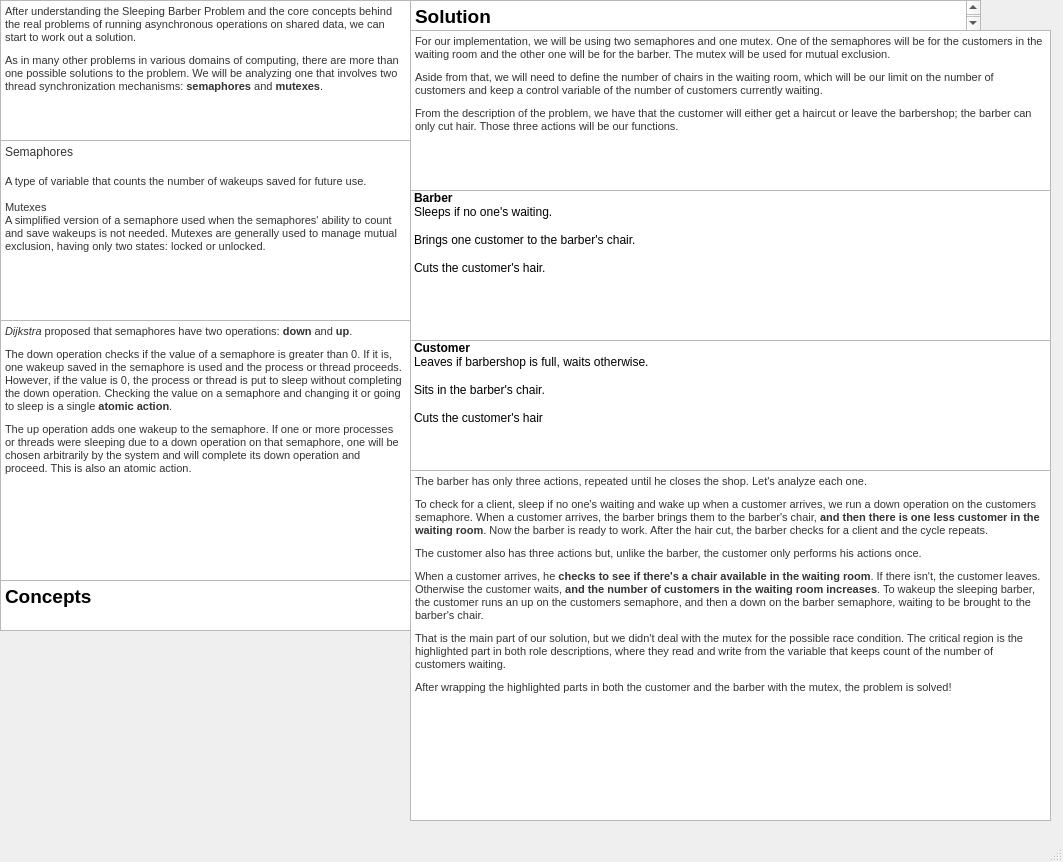
<?xml version="1.0" encoding="UTF-8"?>
<ui version="4.0">
 <class>MainWindow</class>
 <widget class="QMainWindow" name="MainWindow">
  <property name="geometry">
   <rect>
    <x>0</x>
    <y>0</y>
    <width>1063</width>
    <height>862</height>
   </rect>
  </property>
  <property name="windowTitle">
   <string>MainWindow</string>
  </property>
  <widget class="QWidget" name="centralwidget">
   <widget class="QTextBrowser" name="textBrowser">
    <property name="geometry">
     <rect>
      <x>0</x>
      <y>0</y>
      <width>411</width>
      <height>141</height>
     </rect>
    </property>
    <property name="html">
     <string>&lt;!DOCTYPE HTML PUBLIC &quot;-//W3C//DTD HTML 4.0//EN&quot; &quot;http://www.w3.org/TR/REC-html40/strict.dtd&quot;&gt;
&lt;html&gt;&lt;head&gt;&lt;meta name=&quot;qrichtext&quot; content=&quot;1&quot; /&gt;&lt;style type=&quot;text/css&quot;&gt;
p, li { white-space: pre-wrap; }
&lt;/style&gt;&lt;/head&gt;&lt;body style=&quot; font-family:'MS Shell Dlg 2'; font-size:7.8pt; font-weight:400; font-style:normal;&quot;&gt;
&lt;p style=&quot; margin-top:0px; margin-bottom:10px; margin-left:0px; margin-right:0px; -qt-block-indent:0; text-indent:0px; background-color:#ffffff;&quot;&gt;&lt;span style=&quot; font-family:'Helvetica Neue','Helvetica','Arial','sans-serif'; font-size:8pt; color:#333333; background-color:#ffffff;&quot;&gt;After understanding the Sleeping Barber Problem and the core concepts behind the real problems of running asynchronous operations on shared data, we can start to work out a solution.&lt;/span&gt;&lt;/p&gt;
&lt;p style=&quot; margin-top:0px; margin-bottom:10px; margin-left:0px; margin-right:0px; -qt-block-indent:0; text-indent:0px; background-color:#ffffff;&quot;&gt;&lt;span style=&quot; font-family:'Helvetica Neue','Helvetica','Arial','sans-serif'; font-size:8pt; color:#333333; background-color:#ffffff;&quot;&gt;As in many other problems in various domains of computing, there are more than one possible solutions to the problem. We will be analyzing one that involves two thread synchronization mechanisms:&lt;/span&gt;&lt;span style=&quot; font-family:'Helvetica Neue','Helvetica','Arial','sans-serif'; font-size:8pt; color:#333333;&quot;&gt; &lt;/span&gt;&lt;span style=&quot; font-family:'Helvetica Neue','Helvetica','Arial','sans-serif'; font-size:8pt; font-weight:696; color:#333333;&quot;&gt;semaphores&lt;/span&gt;&lt;span style=&quot; font-family:'Helvetica Neue','Helvetica','Arial','sans-serif'; font-size:8pt; color:#333333;&quot;&gt; and &lt;/span&gt;&lt;span style=&quot; font-family:'Helvetica Neue','Helvetica','Arial','sans-serif'; font-size:8pt; font-weight:696; color:#333333;&quot;&gt;mutexes&lt;/span&gt;&lt;span style=&quot; font-family:'Helvetica Neue','Helvetica','Arial','sans-serif'; font-size:8pt; color:#333333;&quot;&gt;.&lt;/span&gt;&lt;/p&gt;&lt;/body&gt;&lt;/html&gt;</string>
    </property>
   </widget>
   <widget class="QTextBrowser" name="textBrowser_2">
    <property name="geometry">
     <rect>
      <x>0</x>
      <y>140</y>
      <width>411</width>
      <height>181</height>
     </rect>
    </property>
    <property name="html">
     <string>&lt;!DOCTYPE HTML PUBLIC &quot;-//W3C//DTD HTML 4.0//EN&quot; &quot;http://www.w3.org/TR/REC-html40/strict.dtd&quot;&gt;
&lt;html&gt;&lt;head&gt;&lt;meta name=&quot;qrichtext&quot; content=&quot;1&quot; /&gt;&lt;style type=&quot;text/css&quot;&gt;
p, li { white-space: pre-wrap; }
&lt;/style&gt;&lt;/head&gt;&lt;body style=&quot; font-family:'MS Shell Dlg 2'; font-size:7.8pt; font-weight:400; font-style:normal;&quot;&gt;
&lt;h4 style=&quot; margin-top:0px; margin-bottom:15px; margin-left:0px; margin-right:0px; -qt-block-indent:0; text-indent:0px; line-height:110%; background-color:#ffffff;&quot;&gt;&lt;span style=&quot; font-family:'Helvetica Neue','Helvetica','Arial','sans-serif'; font-size:8pt; font-weight:496; color:#333333; background-color:#ffffff;&quot;&gt;Semaphores&lt;/span&gt;&lt;/h4&gt;
&lt;p style=&quot; margin-top:0px; margin-bottom:0px; margin-left:0px; margin-right:0px; -qt-block-indent:0; text-indent:0px; background-color:#ffffff;&quot;&gt;&lt;span style=&quot; font-family:'Helvetica Neue','Helvetica','Arial','sans-serif'; font-size:8pt; color:#333333; background-color:#ffffff;&quot;&gt;A type of variable that counts the number of wakeups saved for future use.&lt;/span&gt;&lt;/p&gt;
&lt;p style=&quot;-qt-paragraph-type:empty; margin-top:0px; margin-bottom:0px; margin-left:0px; margin-right:0px; -qt-block-indent:0; text-indent:0px; font-family:'Helvetica Neue','Helvetica','Arial','sans-serif'; font-size:8pt; color:#333333; background-color:#ffffff;&quot;&gt;&lt;br /&gt;&lt;/p&gt;
&lt;p style=&quot; margin-top:0px; margin-bottom:0px; margin-left:0px; margin-right:0px; -qt-block-indent:0; text-indent:0px; background-color:#ffffff;&quot;&gt;&lt;span style=&quot; font-family:'Helvetica Neue','Helvetica','Arial','sans-serif'; font-size:8pt; font-weight:496; color:#333333; background-color:#ffffff;&quot;&gt;Mutexes&lt;/span&gt;&lt;/p&gt;
&lt;p style=&quot; margin-top:0px; margin-bottom:0px; margin-left:0px; margin-right:0px; -qt-block-indent:0; text-indent:0px; background-color:#ffffff;&quot;&gt;&lt;span style=&quot; font-family:'Helvetica Neue','Helvetica','Arial','sans-serif'; font-size:8pt; color:#333333; background-color:#ffffff;&quot;&gt;A simplified version of a semaphore used when the semaphores' ability to count and save wakeups is not needed. Mutexes are generally used to manage mutual exclusion, having only two states: locked or unlocked.&lt;/span&gt;&lt;/p&gt;&lt;/body&gt;&lt;/html&gt;</string>
    </property>
   </widget>
   <widget class="QTextBrowser" name="textBrowser_3">
    <property name="geometry">
     <rect>
      <x>0</x>
      <y>320</y>
      <width>411</width>
      <height>261</height>
     </rect>
    </property>
    <property name="html">
     <string>&lt;!DOCTYPE HTML PUBLIC &quot;-//W3C//DTD HTML 4.0//EN&quot; &quot;http://www.w3.org/TR/REC-html40/strict.dtd&quot;&gt;
&lt;html&gt;&lt;head&gt;&lt;meta name=&quot;qrichtext&quot; content=&quot;1&quot; /&gt;&lt;style type=&quot;text/css&quot;&gt;
p, li { white-space: pre-wrap; }
&lt;/style&gt;&lt;/head&gt;&lt;body style=&quot; font-family:'MS Shell Dlg 2'; font-size:7.8pt; font-weight:400; font-style:normal;&quot;&gt;
&lt;p style=&quot; margin-top:0px; margin-bottom:10px; margin-left:0px; margin-right:0px; -qt-block-indent:0; text-indent:0px; background-color:#ffffff;&quot;&gt;&lt;span style=&quot; font-family:'Helvetica Neue','Helvetica','Arial','sans-serif'; font-size:8pt; font-style:italic; color:#333333;&quot;&gt;Dijkstra&lt;/span&gt;&lt;span style=&quot; font-family:'Helvetica Neue','Helvetica','Arial','sans-serif'; font-size:8pt; color:#333333;&quot;&gt; proposed that semaphores have two operations: &lt;/span&gt;&lt;span style=&quot; font-family:'Helvetica Neue','Helvetica','Arial','sans-serif'; font-size:8pt; font-weight:696; color:#333333;&quot;&gt;down &lt;/span&gt;&lt;span style=&quot; font-family:'Helvetica Neue','Helvetica','Arial','sans-serif'; font-size:8pt; color:#333333;&quot;&gt;and &lt;/span&gt;&lt;span style=&quot; font-family:'Helvetica Neue','Helvetica','Arial','sans-serif'; font-size:8pt; font-weight:696; color:#333333;&quot;&gt;up&lt;/span&gt;&lt;span style=&quot; font-family:'Helvetica Neue','Helvetica','Arial','sans-serif'; font-size:8pt; color:#333333;&quot;&gt;.&lt;/span&gt;&lt;/p&gt;
&lt;p style=&quot; margin-top:0px; margin-bottom:10px; margin-left:0px; margin-right:0px; -qt-block-indent:0; text-indent:0px; background-color:#ffffff;&quot;&gt;&lt;span style=&quot; font-family:'Helvetica Neue','Helvetica','Arial','sans-serif'; font-size:8pt; color:#333333; background-color:#ffffff;&quot;&gt;The down operation checks if the value of a semaphore is greater than 0. If it is, one wakeup saved in the semaphore is used and the process or thread proceeds. However, if the value is 0, the process or thread is put to sleep without completing the down operation. Checking the value on a semaphore and changing it or going to sleep is a single&lt;/span&gt;&lt;span style=&quot; font-family:'Helvetica Neue','Helvetica','Arial','sans-serif'; font-size:8pt; color:#333333;&quot;&gt; &lt;/span&gt;&lt;span style=&quot; font-family:'Helvetica Neue','Helvetica','Arial','sans-serif'; font-size:8pt; font-weight:696; color:#333333;&quot;&gt;atomic action&lt;/span&gt;&lt;span style=&quot; font-family:'Helvetica Neue','Helvetica','Arial','sans-serif'; font-size:8pt; color:#333333;&quot;&gt;.&lt;/span&gt;&lt;/p&gt;
&lt;p style=&quot; margin-top:0px; margin-bottom:10px; margin-left:0px; margin-right:0px; -qt-block-indent:0; text-indent:0px; background-color:#ffffff;&quot;&gt;&lt;span style=&quot; font-family:'Helvetica Neue','Helvetica','Arial','sans-serif'; font-size:8pt; color:#333333; background-color:#ffffff;&quot;&gt;The up operation adds one wakeup to the semaphore. If one or more processes or threads were sleeping due to a down operation on that semaphore, one will be chosen arbitrarily by the system and will complete its down operation and proceed. This is also an atomic action.&lt;/span&gt;&lt;/p&gt;&lt;/body&gt;&lt;/html&gt;</string>
    </property>
   </widget>
   <widget class="QTextBrowser" name="textBrowser_4">
    <property name="geometry">
     <rect>
      <x>410</x>
      <y>0</y>
      <width>571</width>
      <height>31</height>
     </rect>
    </property>
    <property name="html">
     <string>&lt;!DOCTYPE HTML PUBLIC &quot;-//W3C//DTD HTML 4.0//EN&quot; &quot;http://www.w3.org/TR/REC-html40/strict.dtd&quot;&gt;
&lt;html&gt;&lt;head&gt;&lt;meta name=&quot;qrichtext&quot; content=&quot;1&quot; /&gt;&lt;style type=&quot;text/css&quot;&gt;
p, li { white-space: pre-wrap; }
&lt;/style&gt;&lt;/head&gt;&lt;body style=&quot; font-family:'MS Shell Dlg 2'; font-size:7.8pt; font-weight:400; font-style:normal;&quot;&gt;
&lt;p style=&quot; margin-top:0px; margin-bottom:0px; margin-left:0px; margin-right:0px; -qt-block-indent:0; text-indent:0px;&quot;&gt;&lt;span style=&quot; font-size:14pt; font-weight:600;&quot;&gt;Solution&lt;/span&gt;&lt;/p&gt;&lt;/body&gt;&lt;/html&gt;</string>
    </property>
   </widget>
   <widget class="QTextBrowser" name="textBrowser_5">
    <property name="geometry">
     <rect>
      <x>410</x>
      <y>30</y>
      <width>641</width>
      <height>161</height>
     </rect>
    </property>
    <property name="html">
     <string>&lt;!DOCTYPE HTML PUBLIC &quot;-//W3C//DTD HTML 4.0//EN&quot; &quot;http://www.w3.org/TR/REC-html40/strict.dtd&quot;&gt;
&lt;html&gt;&lt;head&gt;&lt;meta name=&quot;qrichtext&quot; content=&quot;1&quot; /&gt;&lt;style type=&quot;text/css&quot;&gt;
p, li { white-space: pre-wrap; }
&lt;/style&gt;&lt;/head&gt;&lt;body style=&quot; font-family:'MS Shell Dlg 2'; font-size:7.8pt; font-weight:400; font-style:normal;&quot;&gt;
&lt;p style=&quot; margin-top:0px; margin-bottom:10px; margin-left:0px; margin-right:0px; -qt-block-indent:0; text-indent:0px; background-color:#ffffff;&quot;&gt;&lt;span style=&quot; font-family:'Helvetica Neue','Helvetica','Arial','sans-serif'; font-size:8pt; color:#333333; background-color:#ffffff;&quot;&gt;For our implementation, we will be using two semaphores and one mutex. One of the semaphores will be for the customers in the waiting room and the other one will be for the barber. The mutex will be used for mutual exclusion.&lt;/span&gt;&lt;/p&gt;
&lt;p style=&quot; margin-top:0px; margin-bottom:10px; margin-left:0px; margin-right:0px; -qt-block-indent:0; text-indent:0px; background-color:#ffffff;&quot;&gt;&lt;span style=&quot; font-family:'Helvetica Neue','Helvetica','Arial','sans-serif'; font-size:8pt; color:#333333; background-color:#ffffff;&quot;&gt;Aside from that, we will need to define the number of chairs in the waiting room, which will be our limit on the number of customers and keep a control variable of the number of customers currently waiting.&lt;/span&gt;&lt;/p&gt;
&lt;p style=&quot; margin-top:0px; margin-bottom:10px; margin-left:0px; margin-right:0px; -qt-block-indent:0; text-indent:0px; background-color:#ffffff;&quot;&gt;&lt;span style=&quot; font-family:'Helvetica Neue','Helvetica','Arial','sans-serif'; font-size:8pt; color:#333333; background-color:#ffffff;&quot;&gt;From the description of the problem, we have that the customer will either get a haircut or leave the barbershop; the barber can only cut hair. Those three actions will be our functions.&lt;/span&gt;&lt;/p&gt;&lt;/body&gt;&lt;/html&gt;</string>
    </property>
   </widget>
   <widget class="QListWidget" name="listWidget">
    <property name="geometry">
     <rect>
      <x>410</x>
      <y>190</y>
      <width>641</width>
      <height>151</height>
     </rect>
    </property>
    <item>
     <property name="text">
      <string>Barber</string>
     </property>
     <property name="font">
      <font>
       <weight>75</weight>
       <bold>true</bold>
      </font>
     </property>
    </item>
    <item>
     <property name="text">
      <string>Sleeps if no one's waiting.
</string>
     </property>
    </item>
    <item>
     <property name="text">
      <string>Brings one customer to the barber's chair.
</string>
     </property>
    </item>
    <item>
     <property name="text">
      <string>Cuts the customer's hair.
</string>
     </property>
    </item>
   </widget>
   <widget class="QListWidget" name="listWidget_2">
    <property name="geometry">
     <rect>
      <x>410</x>
      <y>340</y>
      <width>641</width>
      <height>151</height>
     </rect>
    </property>
    <item>
     <property name="text">
      <string>Customer</string>
     </property>
     <property name="font">
      <font>
       <weight>75</weight>
       <bold>true</bold>
      </font>
     </property>
    </item>
    <item>
     <property name="text">
      <string>Leaves if barbershop is full, waits otherwise.
</string>
     </property>
     <property name="flags">
      <set>ItemIsSelectable|ItemIsUserCheckable|ItemIsEnabled</set>
     </property>
    </item>
    <item>
     <property name="text">
      <string>Sits in the barber's chair.
</string>
     </property>
    </item>
    <item>
     <property name="text">
      <string>Cuts the customer's hair
</string>
     </property>
    </item>
   </widget>
   <widget class="QTextBrowser" name="textBrowser_6">
    <property name="geometry">
     <rect>
      <x>410</x>
      <y>470</y>
      <width>641</width>
      <height>351</height>
     </rect>
    </property>
    <property name="html">
     <string>&lt;!DOCTYPE HTML PUBLIC &quot;-//W3C//DTD HTML 4.0//EN&quot; &quot;http://www.w3.org/TR/REC-html40/strict.dtd&quot;&gt;
&lt;html&gt;&lt;head&gt;&lt;meta name=&quot;qrichtext&quot; content=&quot;1&quot; /&gt;&lt;style type=&quot;text/css&quot;&gt;
p, li { white-space: pre-wrap; }
&lt;/style&gt;&lt;/head&gt;&lt;body style=&quot; font-family:'MS Shell Dlg 2'; font-size:7.8pt; font-weight:400; font-style:normal;&quot;&gt;
&lt;p style=&quot; margin-top:0px; margin-bottom:10px; margin-left:0px; margin-right:0px; -qt-block-indent:0; text-indent:0px; background-color:#ffffff;&quot;&gt;&lt;span style=&quot; font-family:'Helvetica Neue','Helvetica','Arial','sans-serif'; font-size:8pt; color:#333333; background-color:#ffffff;&quot;&gt;The barber has only three actions, repeated until he closes the shop. Let's analyze each one.&lt;/span&gt;&lt;/p&gt;
&lt;p style=&quot; margin-top:0px; margin-bottom:10px; margin-left:0px; margin-right:0px; -qt-block-indent:0; text-indent:0px; background-color:#ffffff;&quot;&gt;&lt;span style=&quot; font-family:'Helvetica Neue','Helvetica','Arial','sans-serif'; font-size:8pt; color:#333333; background-color:#ffffff;&quot;&gt;To check for a client, sleep if no one's waiting and wake up when a customer arrives, we run a down operation on the customers semaphore. When a customer arrives, the barber brings them to the barber's chair,&lt;/span&gt;&lt;span style=&quot; font-family:'Helvetica Neue','Helvetica','Arial','sans-serif'; font-size:8pt; color:#333333;&quot;&gt; &lt;/span&gt;&lt;span style=&quot; font-family:'Helvetica Neue','Helvetica','Arial','sans-serif'; font-size:8pt; font-weight:696; color:#333333;&quot;&gt;and then there is one less customer in the waiting room&lt;/span&gt;&lt;span style=&quot; font-family:'Helvetica Neue','Helvetica','Arial','sans-serif'; font-size:8pt; color:#333333;&quot;&gt;. Now the barber is ready to work. After the hair cut, the barber checks for a client and the cycle repeats.&lt;/span&gt;&lt;/p&gt;
&lt;p style=&quot; margin-top:0px; margin-bottom:10px; margin-left:0px; margin-right:0px; -qt-block-indent:0; text-indent:0px; background-color:#ffffff;&quot;&gt;&lt;span style=&quot; font-family:'Helvetica Neue','Helvetica','Arial','sans-serif'; font-size:8pt; color:#333333; background-color:#ffffff;&quot;&gt;The customer also has three actions but, unlike the barber, the customer only performs his actions once.&lt;/span&gt;&lt;/p&gt;
&lt;p style=&quot; margin-top:0px; margin-bottom:10px; margin-left:0px; margin-right:0px; -qt-block-indent:0; text-indent:0px; background-color:#ffffff;&quot;&gt;&lt;span style=&quot; font-family:'Helvetica Neue','Helvetica','Arial','sans-serif'; font-size:8pt; color:#333333; background-color:#ffffff;&quot;&gt;When a customer arrives, he&lt;/span&gt;&lt;span style=&quot; font-family:'Helvetica Neue','Helvetica','Arial','sans-serif'; font-size:8pt; color:#333333;&quot;&gt; &lt;/span&gt;&lt;span style=&quot; font-family:'Helvetica Neue','Helvetica','Arial','sans-serif'; font-size:8pt; font-weight:696; color:#333333;&quot;&gt;checks to see if there's a chair available in the waiting room&lt;/span&gt;&lt;span style=&quot; font-family:'Helvetica Neue','Helvetica','Arial','sans-serif'; font-size:8pt; color:#333333;&quot;&gt;. If there isn't, the customer leaves. Otherwise the customer waits, &lt;/span&gt;&lt;span style=&quot; font-family:'Helvetica Neue','Helvetica','Arial','sans-serif'; font-size:8pt; font-weight:696; color:#333333;&quot;&gt;and the number of customers in the waiting room increases&lt;/span&gt;&lt;span style=&quot; font-family:'Helvetica Neue','Helvetica','Arial','sans-serif'; font-size:8pt; color:#333333;&quot;&gt;. To wakeup the sleeping barber, the customer runs an up on the customers semaphore, and then a down on the barber semaphore, waiting to be brought to the barber's chair.&lt;/span&gt;&lt;/p&gt;
&lt;p style=&quot; margin-top:0px; margin-bottom:10px; margin-left:0px; margin-right:0px; -qt-block-indent:0; text-indent:0px; background-color:#ffffff;&quot;&gt;&lt;span style=&quot; font-family:'Helvetica Neue','Helvetica','Arial','sans-serif'; font-size:8pt; color:#333333; background-color:#ffffff;&quot;&gt;That is the main part of our solution, but we didn't deal with the mutex for the possible race condition. The critical region is the highlighted part in both role descriptions, where they read and write from the variable that keeps count of the number of customers waiting.&lt;/span&gt;&lt;/p&gt;
&lt;p style=&quot; margin-top:0px; margin-bottom:10px; margin-left:0px; margin-right:0px; -qt-block-indent:0; text-indent:0px; background-color:#ffffff;&quot;&gt;&lt;span style=&quot; font-family:'Helvetica Neue','Helvetica','Arial','sans-serif'; font-size:8pt; color:#333333; background-color:#ffffff;&quot;&gt;After wrapping the highlighted parts in both the customer and the barber with the mutex, the problem is solved!&lt;/span&gt;&lt;/p&gt;&lt;/body&gt;&lt;/html&gt;</string>
    </property>
   </widget>
   <widget class="QTextBrowser" name="textBrowser_7">
    <property name="geometry">
     <rect>
      <x>0</x>
      <y>580</y>
      <width>411</width>
      <height>51</height>
     </rect>
    </property>
    <property name="html">
     <string>&lt;!DOCTYPE HTML PUBLIC &quot;-//W3C//DTD HTML 4.0//EN&quot; &quot;http://www.w3.org/TR/REC-html40/strict.dtd&quot;&gt;
&lt;html&gt;&lt;head&gt;&lt;meta name=&quot;qrichtext&quot; content=&quot;1&quot; /&gt;&lt;style type=&quot;text/css&quot;&gt;
p, li { white-space: pre-wrap; }
&lt;/style&gt;&lt;/head&gt;&lt;body style=&quot; font-family:'MS Shell Dlg 2'; font-size:7.8pt; font-weight:400; font-style:normal;&quot;&gt;
&lt;p style=&quot; margin-top:0px; margin-bottom:0px; margin-left:0px; margin-right:0px; -qt-block-indent:0; text-indent:0px;&quot;&gt;&lt;span style=&quot; font-size:14pt; font-weight:600;&quot;&gt;Concepts&lt;/span&gt;&lt;/p&gt;&lt;/body&gt;&lt;/html&gt;</string>
    </property>
   </widget>
  </widget>
  <widget class="QMenuBar" name="menubar">
   <property name="geometry">
    <rect>
     <x>0</x>
     <y>0</y>
     <width>1063</width>
     <height>26</height>
    </rect>
   </property>
  </widget>
  <widget class="QStatusBar" name="statusbar"/>
 </widget>
 <resources/>
 <connections/>
</ui>
